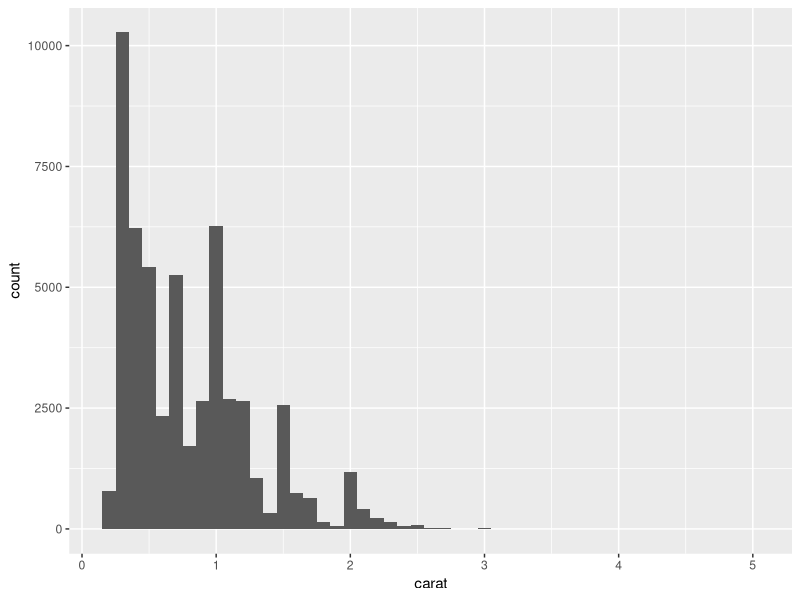
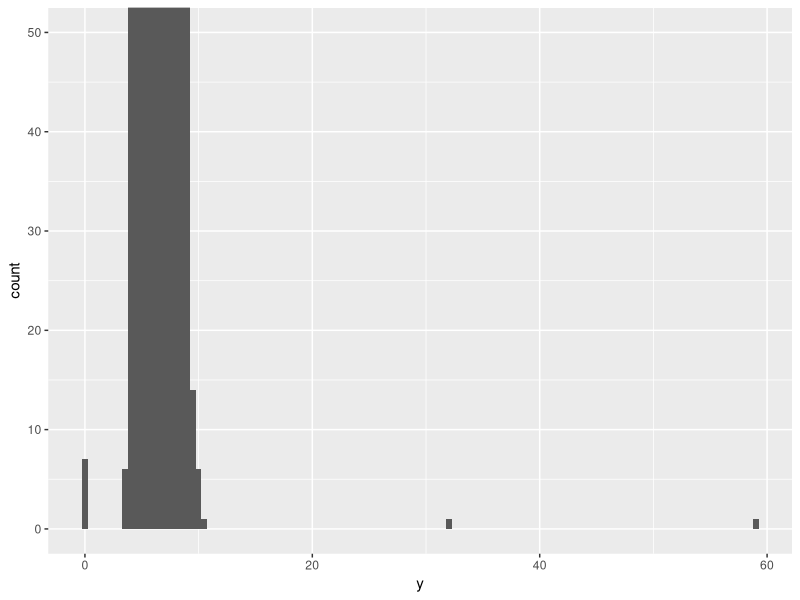
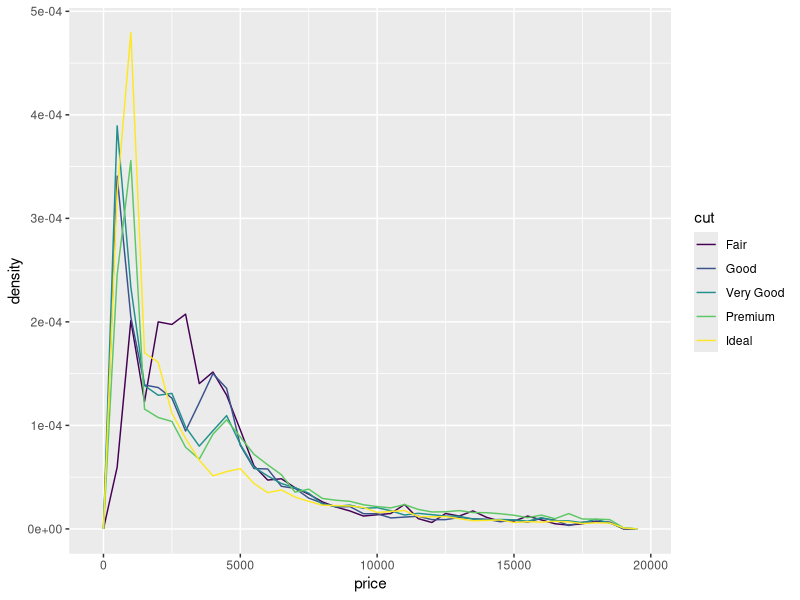
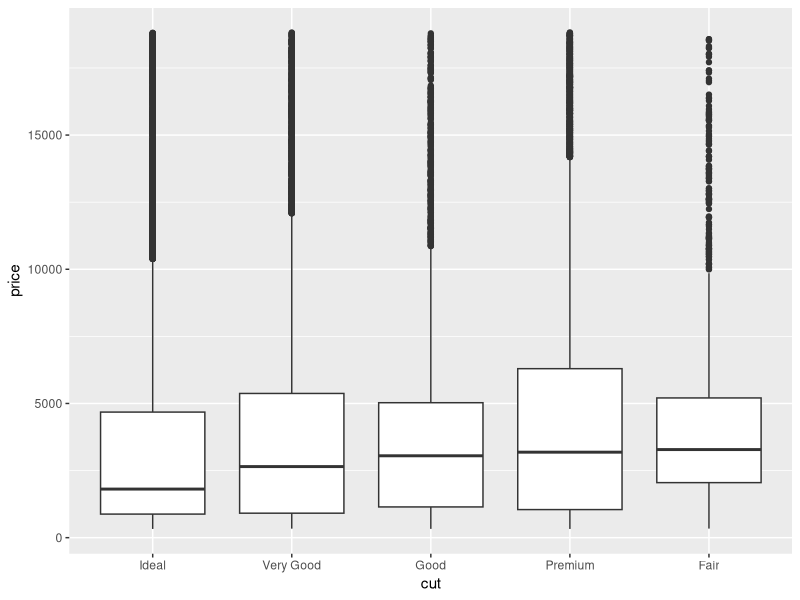
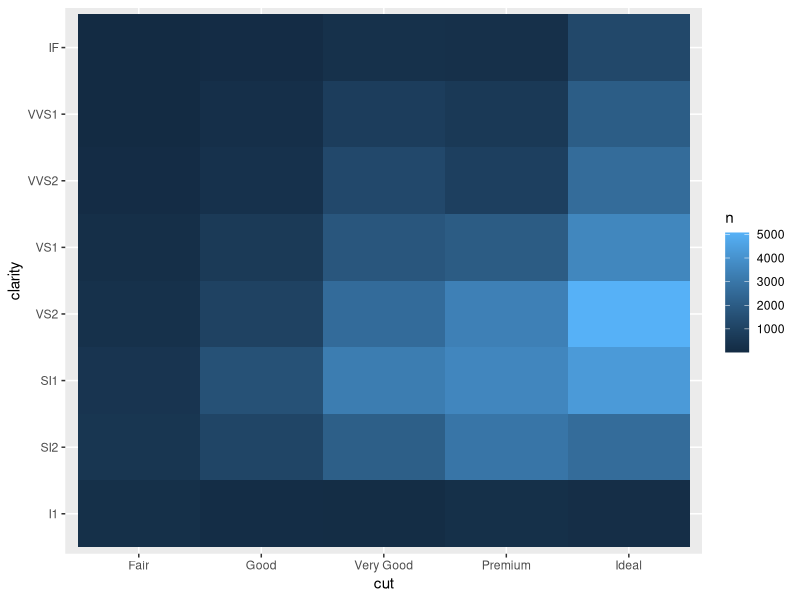
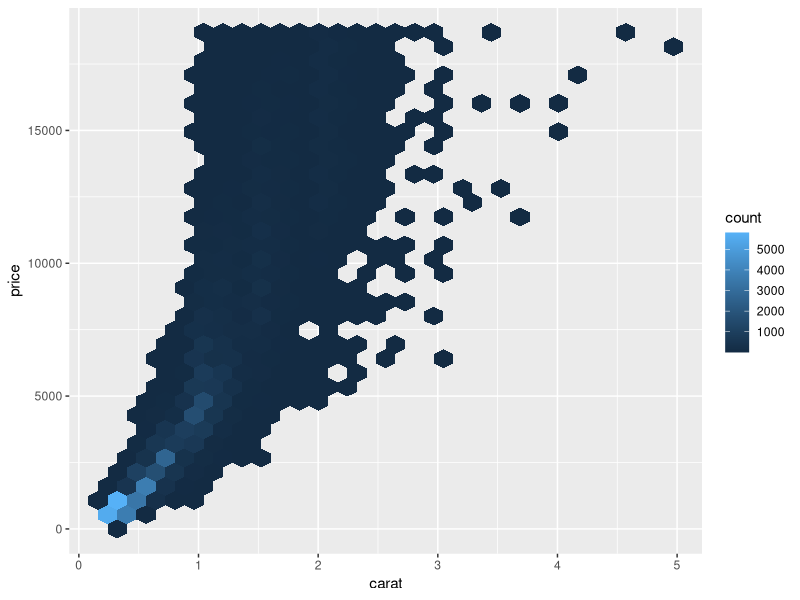
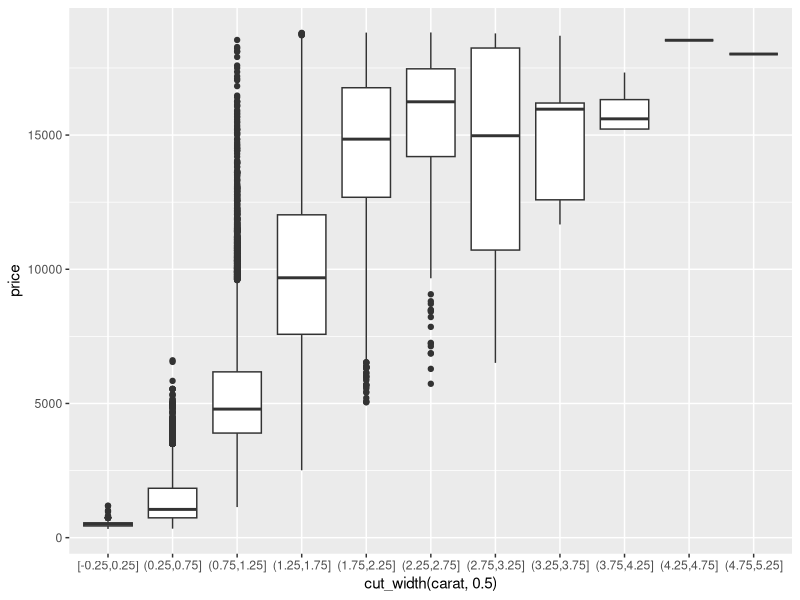
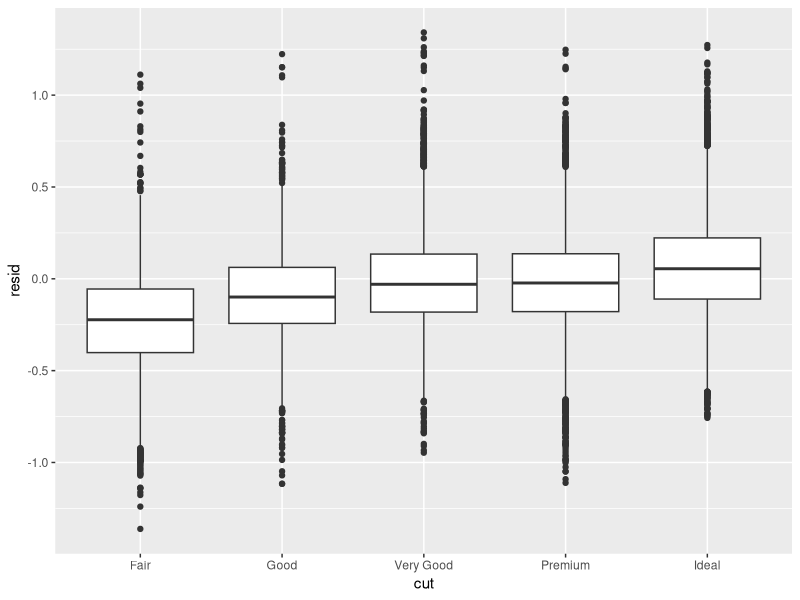

Here is the R script that generated these plots, in order:
## ---- chunk 1
#| message: false
#| warning: false
library(tidyverse)
## ---- chunk 2
ggplot(diamonds, aes(x = carat)) +
  geom_histogram(binwidth = 0.1)
## ---- chunk 3
ggplot(diamonds, aes(x = y)) +
  geom_histogram(binwidth = 0.5) +
  coord_cartesian(ylim = c(0, 50))
## ---- chunk 4
diamonds2 <- diamonds |> mutate(y = if_else(y < 3 | y > 20, NA, y))
sum(is.na(diamonds2$y))
## ---- chunk 5
ggplot(diamonds, aes(x = price, y = after_stat(density), color = cut)) +
  geom_freqpoly(binwidth = 500)

ggplot(diamonds, aes(x = fct_reorder(cut, price), y = price)) +
  geom_boxplot() +
  labs(x = "cut")
## ---- chunk 6
diamonds |>
  count(cut, clarity) |>
  ggplot(aes(x = cut, y = clarity, fill = n)) +
  geom_tile()
## ---- chunk 7
ggplot(diamonds, aes(x = carat, y = price)) +
  geom_hex()
## ---- chunk 8
ggplot(diamonds, aes(x = cut_width(carat, 0.5), y = price)) +
  geom_boxplot()
## ---- chunk 9
diamonds2 <- diamonds |>
  filter(carat < 2.5) |>
  mutate(log_price = log(price), log_carat = log(carat))

carat_model <- lm(log_price ~ log_carat, data = diamonds2)

diamonds2 <- diamonds2 |> mutate(resid = resid(carat_model))

ggplot(diamonds2, aes(x = cut, y = resid)) +
  geom_boxplot()
## ---- chunk 10
#| warning: true
ggplot(diamonds, aes(x, y)) +
  geom_point() +
  xlim(4, 10) +
  ylim(4, 10)
## ---- chunk 11
ggplot(diamonds, aes(x, y)) +
  geom_point() +
  coord_cartesian(xlim = c(4, 10), ylim = c(4, 10))
## ---- chunk 12
diamonds |> filter(x == 0 | y == 0 | z == 0) |> nrow()
diamonds |> filter(y > 20) |> select(carat, x, y, z, price)
## ---- chunk 13
diamonds |> count(cut)
## ---- chunk 14
diamonds |> group_by(cut) |> summarize(mean_price = mean(price))
## ---- chunk 15
diamonds2 |> group_by(cut) |> summarize(mean_resid = mean(resid))
